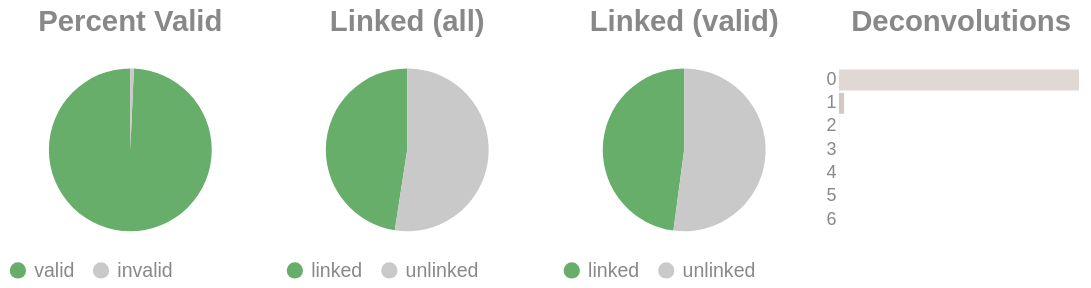

Notebook code cell kept with this figure:
### Code cell
if SKIPLR:
    pass
else:
    clash = Counter()
    for i in valids['molecule'].to_list():
        _mol = i.split("-")
        if len(_mol) == 1:
            clash.update('0')
        else:
            clash.update(_mol[-1])

    _d = {"deconvolutions": [], 'count': []}
    for k,v in clash.items():
        _d['deconvolutions'].append(k)
        _d['count'].append(v)

    tot_valid = valids['reads'].sum()
    mask = valids['reads'] >= 2
    n_linked_reads = valids.filter(mask)['reads'].sum()
    if n_linked_reads == 0:
        print_html("No linked molecules (>=2 reads) were detected; skipping linked-only distributions.")
        SKIPLR = True
    else:
        perc_valid = round(tot_valid / n_reads, 4)
        linked_perc_abs = round(n_linked_reads / n_reads, 4)
        linked_perc = round(n_linked_reads / tot_valid, 4)

    _valid = pl.DataFrame({"valids": ['valid', 'invalid'], "count": [tot_valid, n_reads - tot_valid]})
    _linked_abs = pl.DataFrame({"linked (absolute)": ['linked', 'unlinked'], "count": [n_linked_reads, n_reads - n_linked_reads]})
    _linked_rel = pl.DataFrame({"linked (valids)": ['linked', 'unlinked'], "count": [n_linked_reads, tot_valid - n_linked_reads]})

    (
        alt.hconcat(
            piechart(_valid, goodval = 'valid', title = "Percent Valid"),
            piechart(_linked_abs, goodval = "linked", title =  "Linked (all)"),
            piechart(_linked_rel, goodval = "linked", title =  "Linked (valid)"),
            convolutionbar(pl.DataFrame(_d), title = "Deconvolutions"),
            center = True,
            bounds = 'flush'
        )
        .resolve_scale(color='independent')
        .resolve_legend('independent')
        .properties(usermeta={'embedOptions': {"actions": False}})
    ).display()

### Figure 1 — Vega-Lite specification as saved in the notebook (floating-point values rounded to 4 significant figures)
{"width": "container", "height": 400, "config": {"title": {"anchor": "start", "dy": -15, "fontSize": 18, "color": "#888888", "subtitleColor": "#888888", "subtitleFontSize": 14}, "arc": {"fill": "#0072B2"}, "axis": {"domainColor": "#888888", "domainWidth": 0.5, "gridWidth": 0.2, "grid": false, "titleFontWeight": 400, "titleFontSize": 15, "labelFontSize": 11, "labelColor": "#888888", "tickColor": "#888888", "tickWidth": 0.2, "titleColor": "#888888"}, "axisBand": {"grid": false}, "axisX": {"grid": true, "tickSize": 10, "domainCap": "round"}, "axisY": {"domain": false, "grid": true, "tickSize": 0, "domainCap": "round"}, "background": "transparent", "header": {"labelFontSize": 15, "labelColor": "#888888", "titleFontSize": 15, "titleFontWeight": 600, "titleColor": "#888888"}, "legend": {"labelFont": "sans-serif", "labelFontSize": 12, "labelColor": "#888888", "symbolSize": 100, "symbolType": "circle", "titleFontSize": 12, "titlePadding": 10, "titleColor": "#888888", "title": null}, "range": {"category": ["#E69F00", "#56B4E9", "#009E73", "#F0E442", "#0072B2", "#D55E00", "#CC79A7", "#000000"], "diverging": ["#cfe8f3", "#a2d4ec", "#73bfe2", "#46abdb", "#1696d2", "#12719e"]}, "area": {"fill": "#0072B2", "fillOpacity": 0.7, "line": true, "strokeOpacity": 0.7}, "line": {"color": "#0072B2", "stroke": "#0072B2", "strokeWidth": 2}, "trail": {"color": "#0072B2", "stroke": "#0072B2", "strokeWidth": 0, "size": 1}, "point": {"filled": true, "fillOpacity": 1.0, "size": 95}, "text": {"color": "#888888", "fontSize": 11, "align": "right", "fontWeight": 400, "size": 11}, "bar": {"fill": "#0072B2", "stroke": null}, "view": {"stroke": null, "continuousWidth": 660, "continuousHeight": 400}}, "hconcat": [{"data": {"name": "data-82ca62c501c8697cd59af3f4b25ddf65"}, "mark": {"type": "arc"}, "encoding": {"color": {"field": "valids", "legend": {"orient": "bottom", "title": null}, "scale": {"domain": ["valid", "invalid"], "range": ["#68ae6b", "#C9C9C9"]}, "title": "Valids", "type": "nominal"}, "theta": {"field": "count", "type": "quantitative"}, "tooltip": [{"field": "valids", "title": "Valids", "type": "ordinal"}, {"field": "percent", "format": ".2%", "title": "Percent", "type": "quantitative"}, {"field": "count", "title": "Count", "type": "quantitative"}]}, "height": 100, "title": {"text": "Percent Valid", "align": "center", "anchor": "middle"}, "transform": [{"calculate": "datum.count / 1386253", "as": "percent"}], "width": 150}, {"data": {"name": "data-4a594082a1f630784894c2c81ba29487"}, "mark": {"type": "arc"}, "encoding": {"color": {"field": "linked (absolute)", "legend": {"orient": "bottom", "title": null}, "scale": {"domain": ["linked", "unlinked"], "range": ["#68ae6b", "#C9C9C9"]}, "title": "Linked (Absolute)", "type": "nominal"}, "theta": {"field": "count", "type": "quantitative"}, "tooltip": [{"field": "linked (absolute)", "title": "Linked (Absolute)", "type": "ordinal"}, {"field": "percent", "format": ".2%", "title": "Percent", "type": "quantitative"}, {"field": "count", "title": "Count", "type": "quantitative"}]}, "height": 100, "title": {"text": "Linked (all)", "align": "center", "anchor": "middle"}, "transform": [{"calculate": "datum.count / 1386253", "as": "percent"}], "width": 150}, {"data": {"name": "data-b974c72f6a1e45777dfaa15df61a5288"}, "mark": {"type": "arc"}, "encoding": {"color": {"field": "linked (valids)", "legend": {"orient": "bottom", "title": null}, "scale": {"domain": ["linked", "unlinked"], "range": ["#68ae6b", "#C9C9C9"]}, "title": "Linked (Valids)", "type": "nominal"}, "theta": {"field": "count", "type": "quantitative"}, "tooltip": [{"field": "linked (valids)", "title": "Linked (Valids)", "type": "ordinal"}, {"field": "percent", "format": ".2%", "title": "Percent", "type": "quantitative"}, {"field": "count", "title": "Count", "type": "quantitative"}]}, "height": 100, "title": {"text": "Linked (valid)", "align": "center", "anchor": "middle"}, "transform": [{"calculate": "datum.count / 1376548", "as": "percent"}], "width": 150}, {"data": {"name": "data-c2711217af363c8a8c1aa0ed243ae699"}, "mark": {"type": "bar"}, "encoding": {"color": {"field": "deconvolutions", "legend": null, "scale": {"scheme": "lightgreyred"}, "type": "nominal"}, "tooltip": [{"field": "deconvolutions", "title": "Deconvolutions", "type": "ordinal"}, {"field": "percent", "format": ".2%", "title": "Percent", "type": "quantitative"}, {"field": "count", "title": "Count", "type": "quantitative"}], "x": {"axis": null, "field": "count", "type": "quantitative"}, "y": {"field": "deconvolutions", "sort": "ascending", "title": null, "type": "nominal"}}, "height": 100, "title": {"text": "Deconvolutions", "align": "center", "anchor": "middle"}, "transform": [{"calculate": "datum.count / 904197", "as": "percent"}], "width": 150}], "bounds": "flush", "center": true, "resolve": {"legend": {"angle": "independent"}, "scale": {"color": "independent"}}, "usermeta": {"embedOptions": {"actions": false}}, "$schema": "https://vega.github.io/schema/vega-lite/v6.1.0.json", "datasets": {"data-82ca62c501c8697cd59af3f4b25ddf65": [{"valids": "valid", "count": 1376548}, {"valids": "invalid", "count": 9705}], "data-4a594082a1f630784894c2c81ba29487": [{"linked (absolute)": "linked", "count": 659225}, {"linked (absolute)": "unlinked", "count": 727028}], "data-b974c72f6a1e45777dfaa15df61a5288": [{"linked (valids)": "linked", "count": 659225}, {"linked (valids)": "unlinked", "count": 717323}], "data-c2711217af363c8a8c1aa0ed243ae699": [{"deconvolutions": "0", "count": 884236}, {"deconvolutions": "1", "count": 19136}, {"deconvolutions": "2", "count": 754}, {"deconvolutions": "3", "count": 55}, {"deconvolutions": "4", "count": 9}, {"deconvolutions": "5", "count": 4}, {"deconvolutions": "6", "count": 3}]}}
